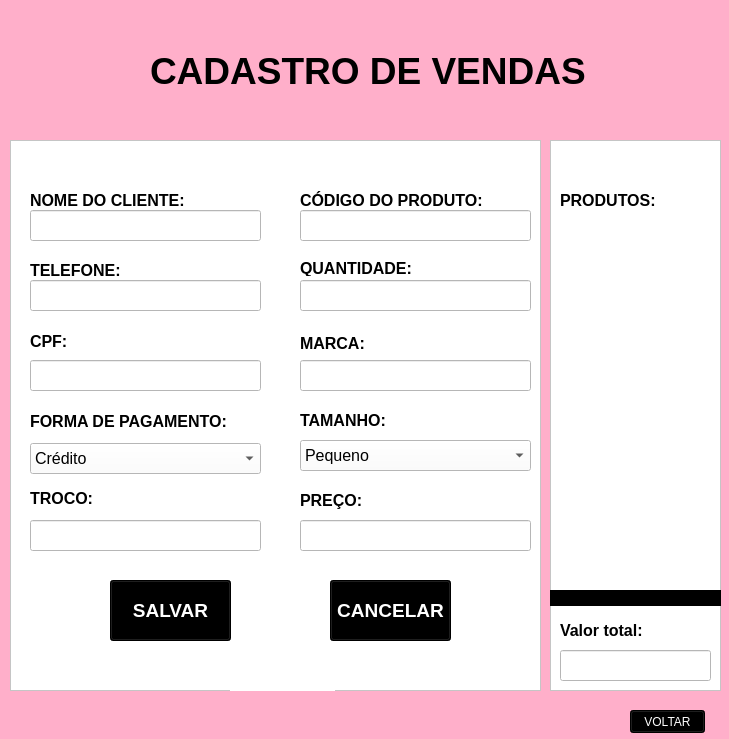
<?xml version="1.0" encoding="UTF-8"?>
<ui version="4.0">
 <class>Form</class>
 <widget class="QWidget" name="Form">
  <property name="geometry">
   <rect>
    <x>0</x>
    <y>0</y>
    <width>729</width>
    <height>739</height>
   </rect>
  </property>
  <property name="maximumSize">
   <size>
    <width>729</width>
    <height>739</height>
   </size>
  </property>
  <property name="windowTitle">
   <string>Form</string>
  </property>
  <property name="styleSheet">
   <string notr="true">background-color: rgb(255, 175, 202);</string>
  </property>
  <widget class="QFrame" name="frame">
   <property name="geometry">
    <rect>
     <x>10</x>
     <y>140</y>
     <width>531</width>
     <height>551</height>
    </rect>
   </property>
   <property name="styleSheet">
    <string notr="true">background-color: rgb(255, 255, 255);</string>
   </property>
   <property name="frameShape">
    <enum>QFrame::StyledPanel</enum>
   </property>
   <property name="frameShadow">
    <enum>QFrame::Raised</enum>
   </property>
   <widget class="QLabel" name="label_2">
    <property name="geometry">
     <rect>
      <x>290</x>
      <y>270</y>
      <width>101</width>
      <height>21</height>
     </rect>
    </property>
    <property name="font">
     <font>
      <family>Arial</family>
      <pointsize>12</pointsize>
      <weight>75</weight>
      <bold>true</bold>
     </font>
    </property>
    <property name="styleSheet">
     <string notr="true">background-color: rgb(255, 255, 255,0);</string>
    </property>
    <property name="text">
     <string>TAMANHO:</string>
    </property>
   </widget>
   <widget class="QLineEdit" name="lineEdit_2">
    <property name="geometry">
     <rect>
      <x>20</x>
      <y>70</y>
      <width>231</width>
      <height>31</height>
     </rect>
    </property>
    <property name="font">
     <font>
      <family>Arial</family>
      <pointsize>12</pointsize>
     </font>
    </property>
    <property name="styleSheet">
     <string notr="true">background-color: rgb(255, 255, 255);</string>
    </property>
    <property name="text">
     <string/>
    </property>
   </widget>
   <widget class="QLabel" name="label_4">
    <property name="geometry">
     <rect>
      <x>290</x>
      <y>350</y>
      <width>151</width>
      <height>21</height>
     </rect>
    </property>
    <property name="font">
     <font>
      <family>Arial</family>
      <pointsize>12</pointsize>
      <weight>75</weight>
      <bold>true</bold>
     </font>
    </property>
    <property name="styleSheet">
     <string notr="true">background-color: rgb(255, 255, 255,0);</string>
    </property>
    <property name="text">
     <string>PREÇO:</string>
    </property>
   </widget>
   <widget class="QLabel" name="label_5">
    <property name="geometry">
     <rect>
      <x>290</x>
      <y>50</y>
      <width>191</width>
      <height>21</height>
     </rect>
    </property>
    <property name="font">
     <font>
      <family>Arial</family>
      <pointsize>12</pointsize>
      <weight>75</weight>
      <bold>true</bold>
     </font>
    </property>
    <property name="styleSheet">
     <string notr="true">background-color: rgb(255, 255, 255,0);</string>
    </property>
    <property name="text">
     <string>CÓDIGO DO PRODUTO:</string>
    </property>
   </widget>
   <widget class="QLabel" name="label_7">
    <property name="geometry">
     <rect>
      <x>20</x>
      <y>191</y>
      <width>101</width>
      <height>21</height>
     </rect>
    </property>
    <property name="font">
     <font>
      <family>Arial</family>
      <pointsize>12</pointsize>
      <weight>75</weight>
      <bold>true</bold>
     </font>
    </property>
    <property name="styleSheet">
     <string notr="true">background-color: rgb(255, 255, 255,0);</string>
    </property>
    <property name="text">
     <string>CPF:</string>
    </property>
   </widget>
   <widget class="QLabel" name="label_6">
    <property name="geometry">
     <rect>
      <x>220</x>
      <y>489</y>
      <width>105</width>
      <height>68</height>
     </rect>
    </property>
    <property name="text">
     <string/>
    </property>
    <property name="pixmap">
     <pixmap>iMAGENs/LOGO-removebg-preview.png</pixmap>
    </property>
    <property name="scaledContents">
     <bool>true</bool>
    </property>
   </widget>
   <widget class="QLabel" name="label_11">
    <property name="geometry">
     <rect>
      <x>290</x>
      <y>120</y>
      <width>121</width>
      <height>16</height>
     </rect>
    </property>
    <property name="font">
     <font>
      <family>Arial</family>
      <pointsize>12</pointsize>
      <weight>75</weight>
      <bold>true</bold>
     </font>
    </property>
    <property name="styleSheet">
     <string notr="true">background-color: rgb(255, 255, 255,0);</string>
    </property>
    <property name="text">
     <string>QUANTIDADE:</string>
    </property>
   </widget>
   <widget class="QLabel" name="label_12">
    <property name="geometry">
     <rect>
      <x>290</x>
      <y>195</y>
      <width>181</width>
      <height>16</height>
     </rect>
    </property>
    <property name="font">
     <font>
      <family>Arial</family>
      <pointsize>12</pointsize>
      <weight>75</weight>
      <bold>true</bold>
     </font>
    </property>
    <property name="styleSheet">
     <string notr="true">background-color: rgb(255, 255, 255,0);</string>
    </property>
    <property name="text">
     <string>MARCA:</string>
    </property>
   </widget>
   <widget class="QLabel" name="label_8">
    <property name="geometry">
     <rect>
      <x>20</x>
      <y>50</y>
      <width>201</width>
      <height>21</height>
     </rect>
    </property>
    <property name="font">
     <font>
      <family>Arial</family>
      <pointsize>12</pointsize>
      <weight>75</weight>
      <bold>true</bold>
     </font>
    </property>
    <property name="styleSheet">
     <string notr="true">background-color: rgb(255, 255, 255,0);</string>
    </property>
    <property name="text">
     <string>NOME DO CLIENTE:</string>
    </property>
   </widget>
   <widget class="QLabel" name="label_13">
    <property name="geometry">
     <rect>
      <x>20</x>
      <y>273</y>
      <width>211</width>
      <height>16</height>
     </rect>
    </property>
    <property name="font">
     <font>
      <family>Arial</family>
      <pointsize>12</pointsize>
      <weight>75</weight>
      <bold>true</bold>
     </font>
    </property>
    <property name="styleSheet">
     <string notr="true">background-color: rgb(255, 255, 255,0);</string>
    </property>
    <property name="text">
     <string>FORMA DE PAGAMENTO:</string>
    </property>
   </widget>
   <widget class="QLabel" name="label_14">
    <property name="geometry">
     <rect>
      <x>20</x>
      <y>350</y>
      <width>71</width>
      <height>16</height>
     </rect>
    </property>
    <property name="font">
     <font>
      <family>Arial</family>
      <pointsize>12</pointsize>
      <weight>75</weight>
      <bold>true</bold>
     </font>
    </property>
    <property name="styleSheet">
     <string notr="true">background-color: rgb(255, 255, 255,0);</string>
    </property>
    <property name="text">
     <string>TROCO:</string>
    </property>
   </widget>
   <widget class="QLineEdit" name="lineEdit_3">
    <property name="geometry">
     <rect>
      <x>20</x>
      <y>140</y>
      <width>231</width>
      <height>31</height>
     </rect>
    </property>
    <property name="font">
     <font>
      <family>Arial</family>
      <pointsize>12</pointsize>
     </font>
    </property>
    <property name="styleSheet">
     <string notr="true">background-color: rgb(255, 255, 255);</string>
    </property>
    <property name="text">
     <string/>
    </property>
   </widget>
   <widget class="QLabel" name="label_9">
    <property name="geometry">
     <rect>
      <x>20</x>
      <y>120</y>
      <width>201</width>
      <height>21</height>
     </rect>
    </property>
    <property name="font">
     <font>
      <family>Arial</family>
      <pointsize>12</pointsize>
      <weight>75</weight>
      <bold>true</bold>
     </font>
    </property>
    <property name="styleSheet">
     <string notr="true">background-color: rgb(255, 255, 255,0);</string>
    </property>
    <property name="text">
     <string>TELEFONE:</string>
    </property>
   </widget>
   <widget class="QLineEdit" name="lineEdit_4">
    <property name="geometry">
     <rect>
      <x>20</x>
      <y>220</y>
      <width>231</width>
      <height>31</height>
     </rect>
    </property>
    <property name="font">
     <font>
      <family>Arial</family>
      <pointsize>12</pointsize>
     </font>
    </property>
    <property name="styleSheet">
     <string notr="true">background-color: rgb(255, 255, 255);</string>
    </property>
    <property name="text">
     <string/>
    </property>
   </widget>
   <widget class="QComboBox" name="comboBox">
    <property name="geometry">
     <rect>
      <x>20</x>
      <y>303</y>
      <width>231</width>
      <height>31</height>
     </rect>
    </property>
    <property name="font">
     <font>
      <family>Arial</family>
      <pointsize>12</pointsize>
     </font>
    </property>
    <property name="styleSheet">
     <string notr="true"/>
    </property>
    <item>
     <property name="text">
      <string>Crédito</string>
     </property>
    </item>
    <item>
     <property name="text">
      <string>Débito</string>
     </property>
    </item>
    <item>
     <property name="text">
      <string>Dinheiro</string>
     </property>
    </item>
    <item>
     <property name="text">
      <string>Pix</string>
     </property>
    </item>
   </widget>
   <widget class="QLineEdit" name="lineEdit_7">
    <property name="geometry">
     <rect>
      <x>20</x>
      <y>380</y>
      <width>231</width>
      <height>31</height>
     </rect>
    </property>
    <property name="font">
     <font>
      <family>Arial</family>
      <pointsize>12</pointsize>
     </font>
    </property>
    <property name="styleSheet">
     <string notr="true">background-color: rgb(255, 255, 255);</string>
    </property>
    <property name="text">
     <string/>
    </property>
   </widget>
   <widget class="QPushButton" name="salvar">
    <property name="geometry">
     <rect>
      <x>100</x>
      <y>440</y>
      <width>121</width>
      <height>61</height>
     </rect>
    </property>
    <property name="font">
     <font>
      <family>Arial</family>
      <pointsize>14</pointsize>
      <weight>75</weight>
      <bold>true</bold>
     </font>
    </property>
    <property name="styleSheet">
     <string notr="true">background-color: rgb(0, 0, 0);
color: rgb(255, 255, 255);</string>
    </property>
    <property name="text">
     <string>SALVAR</string>
    </property>
   </widget>
   <widget class="QPushButton" name="pushButton_2">
    <property name="geometry">
     <rect>
      <x>320</x>
      <y>440</y>
      <width>121</width>
      <height>61</height>
     </rect>
    </property>
    <property name="font">
     <font>
      <family>Arial</family>
      <pointsize>14</pointsize>
      <weight>75</weight>
      <bold>true</bold>
     </font>
    </property>
    <property name="styleSheet">
     <string notr="true">background-color: rgb(0, 0, 0);
color: rgb(255, 255, 255);</string>
    </property>
    <property name="text">
     <string>CANCELAR</string>
    </property>
   </widget>
   <widget class="QLineEdit" name="lineEdit_5">
    <property name="geometry">
     <rect>
      <x>290</x>
      <y>70</y>
      <width>231</width>
      <height>31</height>
     </rect>
    </property>
    <property name="font">
     <font>
      <family>Arial</family>
      <pointsize>12</pointsize>
     </font>
    </property>
    <property name="styleSheet">
     <string notr="true">background-color: rgb(255, 255, 255);</string>
    </property>
    <property name="text">
     <string/>
    </property>
   </widget>
   <widget class="QLineEdit" name="lineEdit_6">
    <property name="geometry">
     <rect>
      <x>290</x>
      <y>140</y>
      <width>231</width>
      <height>31</height>
     </rect>
    </property>
    <property name="font">
     <font>
      <family>Arial</family>
      <pointsize>12</pointsize>
     </font>
    </property>
    <property name="styleSheet">
     <string notr="true">background-color: rgb(255, 255, 255);</string>
    </property>
    <property name="text">
     <string/>
    </property>
   </widget>
   <widget class="QLineEdit" name="lineEdit_8">
    <property name="geometry">
     <rect>
      <x>290</x>
      <y>220</y>
      <width>231</width>
      <height>31</height>
     </rect>
    </property>
    <property name="font">
     <font>
      <family>Arial</family>
      <pointsize>12</pointsize>
     </font>
    </property>
    <property name="styleSheet">
     <string notr="true">background-color: rgb(255, 255, 255);</string>
    </property>
    <property name="text">
     <string/>
    </property>
   </widget>
   <widget class="QLineEdit" name="lineEdit_10">
    <property name="geometry">
     <rect>
      <x>290</x>
      <y>380</y>
      <width>231</width>
      <height>31</height>
     </rect>
    </property>
    <property name="font">
     <font>
      <family>Arial</family>
      <pointsize>12</pointsize>
     </font>
    </property>
    <property name="styleSheet">
     <string notr="true">background-color: rgb(255, 255, 255);</string>
    </property>
    <property name="text">
     <string/>
    </property>
   </widget>
   <widget class="QComboBox" name="comboBox_2">
    <property name="geometry">
     <rect>
      <x>290</x>
      <y>300</y>
      <width>231</width>
      <height>31</height>
     </rect>
    </property>
    <property name="font">
     <font>
      <family>Arial</family>
      <pointsize>12</pointsize>
     </font>
    </property>
    <property name="styleSheet">
     <string notr="true"/>
    </property>
    <item>
     <property name="text">
      <string>Pequeno</string>
     </property>
    </item>
    <item>
     <property name="text">
      <string>Médio</string>
     </property>
    </item>
    <item>
     <property name="text">
      <string>Grande</string>
     </property>
    </item>
   </widget>
  </widget>
  <widget class="QLabel" name="label">
   <property name="geometry">
    <rect>
     <x>150</x>
     <y>20</y>
     <width>511</width>
     <height>101</height>
    </rect>
   </property>
   <property name="font">
    <font>
     <family>Arial</family>
     <pointsize>28</pointsize>
     <weight>75</weight>
     <bold>true</bold>
    </font>
   </property>
   <property name="text">
    <string>CADASTRO DE VENDAS</string>
   </property>
  </widget>
  <widget class="QFrame" name="frame_2">
   <property name="geometry">
    <rect>
     <x>550</x>
     <y>140</y>
     <width>171</width>
     <height>551</height>
    </rect>
   </property>
   <property name="styleSheet">
    <string notr="true">background-color: rgb(255, 255, 255);</string>
   </property>
   <property name="frameShape">
    <enum>QFrame::StyledPanel</enum>
   </property>
   <property name="frameShadow">
    <enum>QFrame::Raised</enum>
   </property>
   <widget class="QLabel" name="label_10">
    <property name="geometry">
     <rect>
      <x>10</x>
      <y>50</y>
      <width>201</width>
      <height>21</height>
     </rect>
    </property>
    <property name="font">
     <font>
      <family>Arial</family>
      <pointsize>12</pointsize>
      <weight>75</weight>
      <bold>true</bold>
     </font>
    </property>
    <property name="styleSheet">
     <string notr="true">background-color: rgb(255, 255, 255,0);</string>
    </property>
    <property name="text">
     <string>PRODUTOS:</string>
    </property>
   </widget>
   <widget class="Line" name="line">
    <property name="geometry">
     <rect>
      <x>0</x>
      <y>450</y>
      <width>171</width>
      <height>16</height>
     </rect>
    </property>
    <property name="styleSheet">
     <string notr="true">background-color: rgb(0, 0, 0);</string>
    </property>
    <property name="orientation">
     <enum>Qt::Horizontal</enum>
    </property>
   </widget>
   <widget class="QLabel" name="label_15">
    <property name="geometry">
     <rect>
      <x>10</x>
      <y>480</y>
      <width>201</width>
      <height>21</height>
     </rect>
    </property>
    <property name="font">
     <font>
      <family>Arial</family>
      <pointsize>12</pointsize>
      <weight>75</weight>
      <bold>true</bold>
     </font>
    </property>
    <property name="styleSheet">
     <string notr="true">background-color: rgb(255, 255, 255,0);</string>
    </property>
    <property name="text">
     <string>Valor total:</string>
    </property>
   </widget>
   <widget class="QLineEdit" name="lineEdit_11">
    <property name="geometry">
     <rect>
      <x>10</x>
      <y>510</y>
      <width>151</width>
      <height>31</height>
     </rect>
    </property>
    <property name="font">
     <font>
      <family>Arial</family>
      <pointsize>12</pointsize>
     </font>
    </property>
    <property name="styleSheet">
     <string notr="true">background-color: rgb(255, 255, 255);</string>
    </property>
    <property name="text">
     <string/>
    </property>
   </widget>
  </widget>
  <widget class="QPushButton" name="voltar">
   <property name="geometry">
    <rect>
     <x>630</x>
     <y>710</y>
     <width>75</width>
     <height>23</height>
    </rect>
   </property>
   <property name="styleSheet">
    <string notr="true">background-color: rgb(0, 0, 0);
color: rgb(255, 255, 255);</string>
   </property>
   <property name="text">
    <string>VOLTAR</string>
   </property>
  </widget>
 </widget>
 <resources/>
 <connections/>
</ui>
